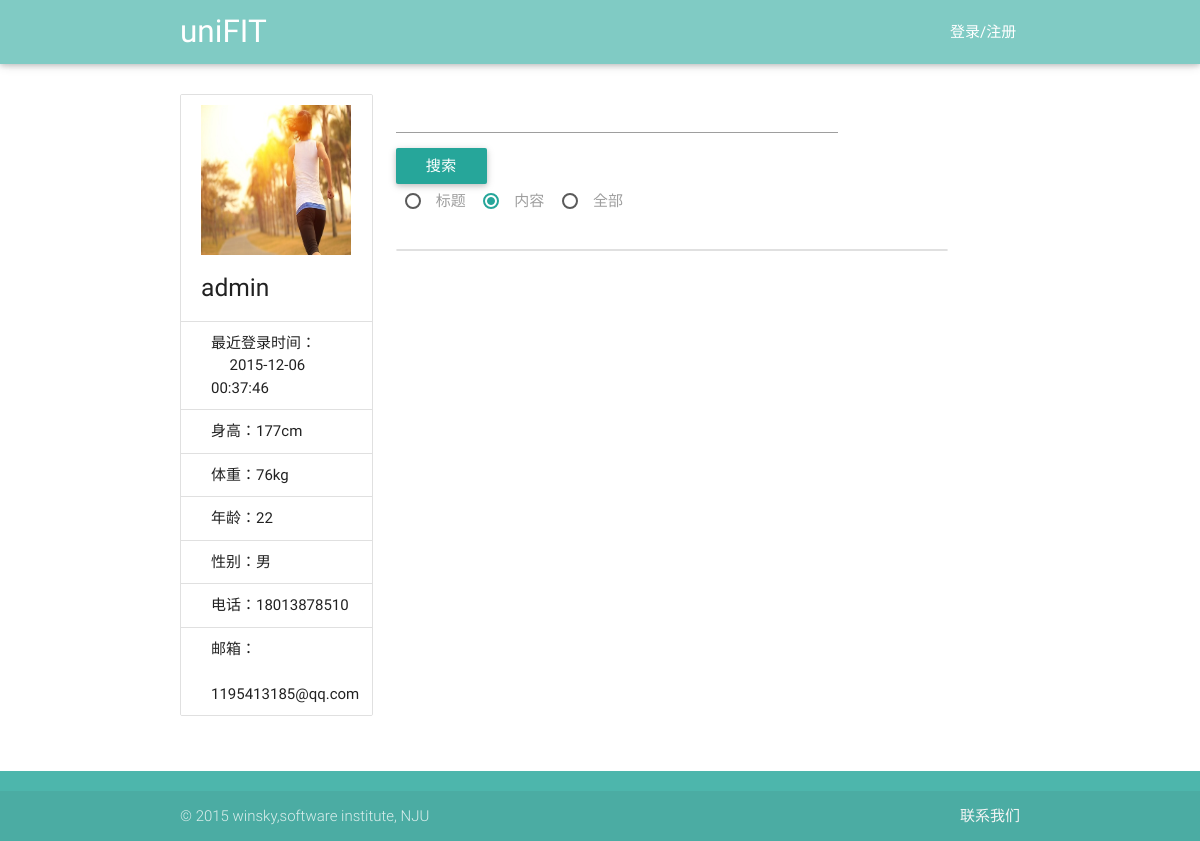
/view/showSuggestions.php?userName=admin, run on the app's committed database.
### tables this page shows
CREATE TABLE user(id integer primary key,userName varchar(40),password int, type varchar(20) ,age int,sex varchar(20),height int,weight int,telephone varchar(40), email varchar(40),lastLoadTime date default '—');

### utils/SqliteHelper.php (called while the page is built, shortened)
<?php
class SqliteHelper {
    function __construct($file) {
        try {
            $this->conn = new PDO('sqlite:' . $file);
        } catch (PDOException $e) {
            try {
                $this->conn = new PDO('sqlite2:' . $file);
            } catch (PDOException $e) {
                exit('error!');
            }
        }
    }
    function __destruct() {
        $this->conn = null;
    }
    function query($sql) {
        return $this->conn->query($sql);
    }
    function getList($sql) {
        $recordList = array();
        foreach ($this->RecordArray($sql) as $rstmp) {
            $recordList[] = $rstmp;
        }
        return $recordList;
    }
    function RecordArray($sql) {
        return $this->query($sql)->fetchAll();
    }
}

### service/UserService.php (called while the page is built, shortened)
<?php
require_once('../utils/SqliteHelper.php');
require_once('../model/User.php');
class UserService {
    var $db_user_base_info = "user";
    var $DB = null;
    public function __construct() {
        $this->DB = new SqliteHelper('../data.db');
    }
    public function getUserByName($userName) {
        $sql = "select * from " . $this->db_user_base_info . " where userName='" . $userName . "' limit 1";
        $result = $this->DB->getList($sql);
        if (sizeof($result) > 0) {
            $rt = $result[0];
            $password = $rt["password"];
            $type = $rt["type"];
            $age = $rt["age"];
            $sex = $rt["sex"];
            $height = $rt["height"];
            $weight = $rt["weight"];
            $telephone = $rt["telephone"];
            $email = $rt["email"];
            $lastLoadTime = $rt["lastLoadTime"];
            $user = new User($userName, $age, $sex, $type, $password, $height, $weight, $email, $telephone);
            $user->setLastLoadTime($lastLoadTime);
        }
        return $user;
    }
}

### model/User.php (called while the page is built, shortened)
<?php
class User {
    private $telephone = "";
    private $email = "";
    private $age = "";
    private $sex = "";
    private $height = "";
    private $weight = "";
    private $lastLoadTime="";
    public function __construct($userName, $age, $sex, $type, $password, $height, $weight, $email, $telephone) {
        $this->telephone = $telephone;
        $this->email = $email;
        $this->age = $age;
        $this->sex = $sex;
        $this->height = $height;
        $this->weight = $weight;
    }
    public function getTelephone() {
        return $this->telephone;
    }
    public function getEmail() {
        return $this->email;
    }
    public function getAge() {
        return $this->age;
    }
    public function getSex() {
        return $this->sex;
    }
    public function getHeight() {
        return $this->height;
    }
    public function getWeight() {
        return $this->weight;
    }
    public function getLastLoadTime() {
        return $this->lastLoadTime;
    }
    public function setLastLoadTime($lastLoadTime) {
        $this->lastLoadTime = $lastLoadTime;
    }
}

### view/showSuggestions.php (the view, shortened to what this page needs)
<!DOCTYPE html>
<html lang="en">
<head>
    <link href="../css/material_icons.css" rel="stylesheet" media="screen,projection">
    <link href="../css/materialize.css" type="text/css" rel="stylesheet" media="screen,projection"/>
    <link href="../css/style.css" type="text/css" rel="stylesheet" media="screen,projection"/>
    <link href="../css/showEvents.css" type="text/css" rel="stylesheet" media="screen,projection"/>
</head>
<body onload="write_header();write_footer();write_quick_back_button();" id="top">
<header></header>
<div class="main container">
    <br>
    <div class="row">
        <div class="col s12 l3">
            <ul class="collection with-header">
                <li class="collection-header">
                    <img src="../images/back1.jpg" width="150px" height="150px">
                    <?php
                    $userName = $_GET["userName"];
                    require_once("../service/UserService.php");
                    $userService = new UserService();
                    $user = $userService->getUserByName($userName);
                    $lastLoadTime = $user->getLastLoadTime();
                    $height = $user->getHeight() . "cm";
                    $weight = $user->getWeight() . "kg";
                    $age = $user->getAge();
                    $sex = $user->getSex();
                    $telephone = $user->getTelephone();
                    $email = $user->getEmail();
                    ?>
                    <h5 id="userName"><?php echo $userName; ?></h5>
                </li>
                <p class="collection-item">最近登录时间：<br> &nbsp;&nbsp;&nbsp;&nbsp; <?php echo $lastLoadTime ?></p>
                <p class="collection-item">身高：<?php echo $height ?></p>
                <p class="collection-item">体重：<?php echo $weight ?></p>
                <p class="collection-item">年龄：<?php echo $age ?></p>
                <p class="collection-item">性别：<?php echo $sex ?></p>
                <p class="collection-item">电话：<?php echo $telephone ?></p>
                <p class="collection-item">邮箱： <br> &nbsp; <?php echo $email ?></p>
            </ul>
        </div>
        <div class="col s12 l8">
            <div>
                <input type="text" name="keyword" onkeydown='if(event.keyCode==13){search_function()}'>
                <a class="btn btn-primary" onclick="search_function();">搜索</a>
                <div>
                    <label for="title">标题</label>
                    <label for="content">内容</label>
                    <label for="all">全部</label>
                </div>
            </div>
            <br>
            <ul class="collection" id="suggestions_list">
            </ul>
            <br>
        </div>
    </div>
</div>
<div id="footer"></div>
</body>
</html>

### view/showSuggestions.php (style rules this page uses)
input { max-width: 80%; }
.btn { max-width: 30%; }
.row { margin-left: 9%; margin-right: 9%; }
label { margin: 5px; }

### data on the page
user: type "admin", lastLoadTime "2015-12-06 00:37:46", height "177cm", weight "76kg", age "22", sex "男", telephone "18013878510", email "1195413185@qq.com"
